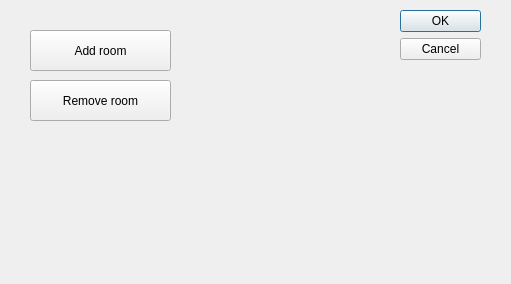
<?xml version="1.0" encoding="UTF-8"?>
<ui version="4.0">
 <class>adminconfigureroom</class>
 <widget class="QDialog" name="adminconfigureroom">
  <property name="geometry">
   <rect>
    <x>0</x>
    <y>0</y>
    <width>511</width>
    <height>284</height>
   </rect>
  </property>
  <property name="windowTitle">
   <string>Dialog</string>
  </property>
  <widget class="QDialogButtonBox" name="buttonBox">
   <property name="geometry">
    <rect>
     <x>400</x>
     <y>10</y>
     <width>81</width>
     <height>241</height>
    </rect>
   </property>
   <property name="orientation">
    <enum>Qt::Vertical</enum>
   </property>
   <property name="standardButtons">
    <set>QDialogButtonBox::Cancel|QDialogButtonBox::Ok</set>
   </property>
  </widget>
  <widget class="QPushButton" name="addroom">
   <property name="geometry">
    <rect>
     <x>30</x>
     <y>30</y>
     <width>141</width>
     <height>41</height>
    </rect>
   </property>
   <property name="text">
    <string>Add room</string>
   </property>
  </widget>
  <widget class="QPushButton" name="removeroom">
   <property name="geometry">
    <rect>
     <x>30</x>
     <y>80</y>
     <width>141</width>
     <height>41</height>
    </rect>
   </property>
   <property name="text">
    <string>Remove room</string>
   </property>
  </widget>
 </widget>
 <resources/>
 <connections>
  <connection>
   <sender>buttonBox</sender>
   <signal>accepted()</signal>
   <receiver>adminconfigureroom</receiver>
   <slot>accept()</slot>
   <hints>
    <hint type="sourcelabel">
     <x>248</x>
     <y>254</y>
    </hint>
    <hint type="destinationlabel">
     <x>157</x>
     <y>274</y>
    </hint>
   </hints>
  </connection>
  <connection>
   <sender>buttonBox</sender>
   <signal>rejected()</signal>
   <receiver>adminconfigureroom</receiver>
   <slot>reject()</slot>
   <hints>
    <hint type="sourcelabel">
     <x>316</x>
     <y>260</y>
    </hint>
    <hint type="destinationlabel">
     <x>286</x>
     <y>274</y>
    </hint>
   </hints>
  </connection>
 </connections>
</ui>
